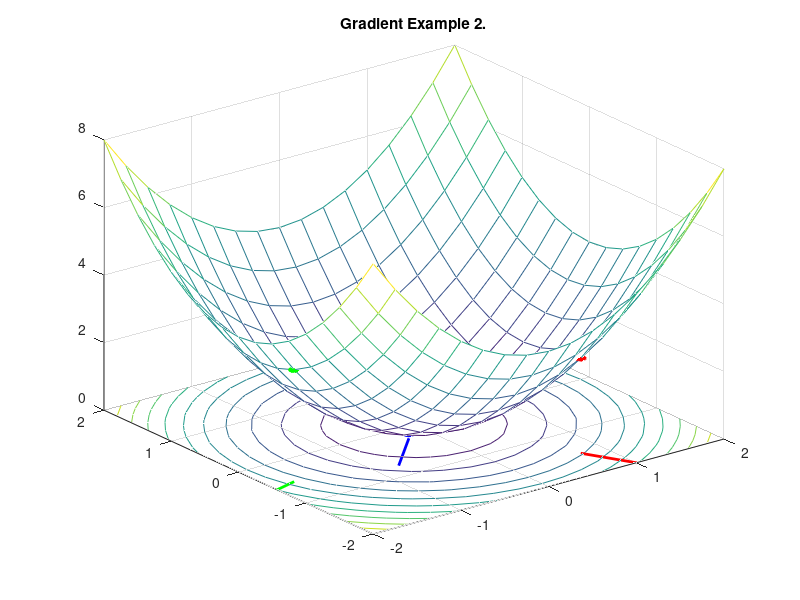

Recreate this plot in MATLAB. (Note: this script raises an error after producing the figure.)
1;

# function
f = @(x,y) (x.^2 + y.^2);  # original function

# partial derivatives
px = @(x) (2*x);   # partial derivative with respect to x
py = @(y) (2*y);   # partial derivative with respect to y

# sample points
pt = [.75 -1.5; -1.75 -.5; -.25 -.25];

# 3D graph axes
x = -2:0.25:2;
y = -2:0.25:2;

global mcolor = [1 0 0; 0 1 0; 0 0 1;1 1 0];
global tcolor = ['r'; 'g'; 'b'; 'y'];

function dot(x,y,z,radius, color)
  [p,q,r] = sphere();
  p = p .* radius;
  q = q .* radius;
  r = r .* radius;
  surf(x+p, y+q, z+r, 'FaceColor', color, 'EdgeColor', color);
end

# plot gradient for a point
function plotgrad(f, px, py, p, c)
  global mcolor tcolor;
  x0 = p(1);
  y0 = p(2);
  px0 = px(x0);   # partial derivative with respect to x
  py0 = py(y0);   # partial derivative with respect to y
  gradient = [px0 py0];
  p0 = [x0 y0];
  p1 = p0 + gradient;
  ax = [p0(1), p1(1)];
  ay = [p0(2), p1(2)];
  az = [0,0];
  plot3(ax,ay,az,tcolor(c), 'linewidth', 2);
  dot(x0, y0, f(x0, y0), .05, mcolor(c,:));
  gradient
  f(x0, y0)
end

# Plot the original function, a concave 3D parabola
for i=1:size(x,2) 
  for j=1:size(y,2)
    z(i,j) = f(x(i), y(j));
  end
end
mesh(x,y,z); #, 'FaceColor', 'none');
hold on;
contour(x,y,z);

# plot sample points and gradients
for k=1:size(pt,1)
  plotgrad(f, px, py, pt(k,:), k);
end

# save
title('Gradient Example 2.')
print([imagedir 'gradient_example2.png'], '-S400,300');
